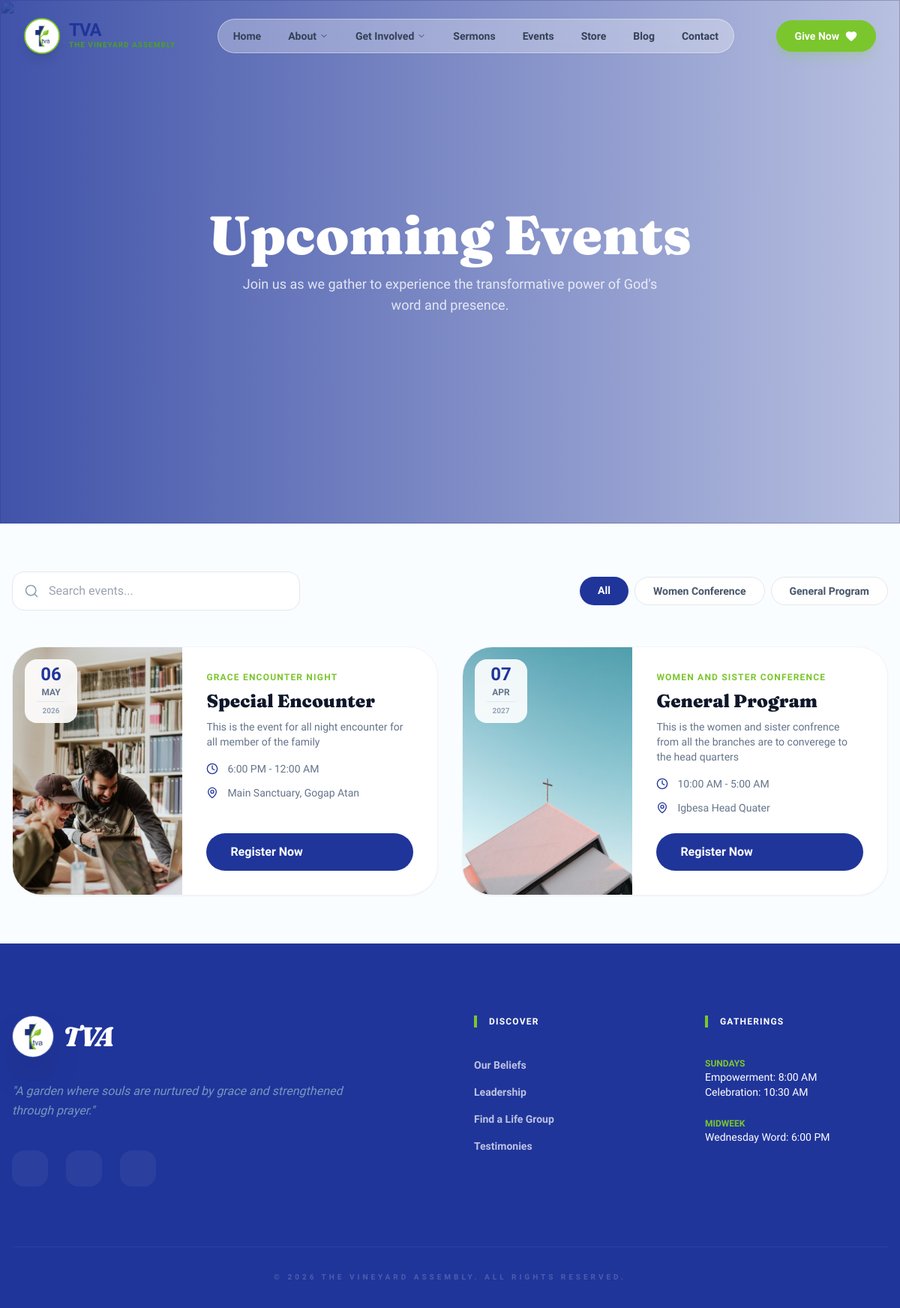
Screenshot of /events/ with the database file from the repository.
### events/models.py (models this page shows, shortened)
class EventCategory(models.Model):
    name = models.CharField(max_length=100)
    class Meta:
        verbose_name_plural = "Event Categories"

class Event(models.Model):
    title = models.CharField(max_length=200)
    category = models.ForeignKey(EventCategory, on_delete=models.SET_NULL, null=True)
    tagline = models.CharField(max_length=100, help_text="e.g., Special Encounter")
    description = CKEditor5Field('Content', config_name='default', help_text="Brief description of the event")
    image = models.ImageField(upload_to='events/')
    date = models.DateField()
    time_start = models.TimeField()
    time_end = models.TimeField()
    location = models.CharField(max_length=255)
    registration_url = models.URLField(blank=True, help_text="Link to external form or internal page")
    button_text = models.CharField(max_length=50, default="Register Now")
    is_active = models.BooleanField(default=True)
    created_at = models.DateTimeField(auto_now_add=True)
    class Meta:
        ordering = ['date', 'time_start']

### events/views.py (the view)
# urls.py: path('events/', event_list, name='events'),
def event_list(request):
    query = request.GET.get('q')
    category_id = request.GET.get('category')
    events = Event.objects.filter(is_active=True)
    categories = EventCategory.objects.all()
    if query:
        events = events.filter(
            Q(title__icontains=query) | Q(description__icontains=query)
        )
    if category_id:
        events = events.filter(category_id=category_id)
    context = {
        'events': events,
        'categories': categories,
        'selected_category': category_id,
    }
    return render(request, 'events.html', context)

### payments/context_processors.py (called while the page is built)
def payment_info(request):
    return {
        'bank_info': BankDetail.objects.filter(is_active=True).first()
    }

### templates/events.html (shortened to what this page needs)
{% extends 'base.html' %}
{% load static %}
{% block content %}
    <header
      class="relative h-[40vh] flex items-center justify-center overflow-hidden"
    >
      <img
        src="https://images.unsplash.com/photo-1511795409834-ef04bbd61622?auto=format&fit=crop&q=80&w=2000"
        class="absolute inset-0 w-full h-full object-cover"
      />
      <div class="absolute inset-0 hero-gradient"></div>
      <div class="relative z-10 text-center px-4">
        <h1 class="text-5xl md:text-7xl font-black text-white serif mb-4">
          Upcoming Events
        </h1>
        <p class="text-white/80 text-lg max-w-xl mx-auto">
          Join us as we gather to experience the transformative power of God's
          word and presence.
        </p>
      </div>
    </header>
    <main class="max-w-7xl mx-auto px-4 py-16">
      <div
        class="flex flex-col md:flex-row gap-4 justify-between items-center mb-12"
      >
        <form method="GET" class="relative w-full md:w-96">
          <i
            data-lucide="search"
            class="absolute left-4 top-1/2 -translate-y-1/2 text-slate-400 w-5 h-5"
          ></i>
          <input
            type="text"
            name="q"
            value="{{ request.GET.q }}"
            placeholder="Search events..."
            class="w-full pl-12 pr-4 py-3 rounded-2xl border border-slate-200 focus:outline-none focus:ring-2 focus:ring-[#20359A]/20 transition-all"
          />
        </form>
        <div class="flex flex-wrap gap-2">
          <a
            href="{% url 'events' %}"
            class="px-6 py-2 rounded-full font-bold text-sm {% if not selected_category %}bg-[#20359A] text-white{% else %}bg-white border text-slate-600{% endif %}"
          >
            All
          </a>
          {% for cat in categories %}
          <a
            href="?category={{ cat.id }}"
            class="px-6 py-2 rounded-full font-bold text-sm {% if selected_category == cat.id|stringformat:'i' %}bg-[#20359A] text-white{% else %}bg-white border text-slate-600 hover:bg-slate-50{% endif %}"
          >
            {{ cat.name }}
          </a>
          {% endfor %}
        </div>
      </div>
      <div class="grid grid-cols-1 md:grid-cols-2 gap-8">
        {% for event in events %}
        <div
          class="group bg-white rounded-[2.5rem] overflow-hidden shadow-sm hover:shadow-2xl transition-all duration-500 border border-slate-100"
        >
          <div class="flex flex-col lg:flex-row h-full">
            <div class="lg:w-2/5 h-64 lg:h-auto relative overflow-hidden">
              <img
                src="{{ event.image.url }}"
                class="w-full h-full object-cover group-hover:scale-110 transition-transform duration-700"
              />
              <div
                class="absolute top-4 left-4 bg-white/90 backdrop-blur-md px-4 py-2 rounded-2xl text-center min-w-[70px]"
              >
                <span
                  class="block text-2xl font-black text-[#20359A] leading-none"
                  >{{ event.date|date:"d" }}</span
                >
                <span
                  class="block text-xs uppercase font-bold text-slate-500 my-1"
                  >{{ event.date|date:"M" }}</span
                >
                <span
                  class="block text-[10px] font-bold text-slate-400 border-t border-slate-200 pt-1"
                  >{{ event.date|date:"Y" }}</span
                >
              </div>
            </div>
            <div class="lg:w-3/5 p-8 flex flex-col justify-between">
              <div>
                <span
                  class="text-[#7BC62D] font-bold text-xs uppercase tracking-widest mb-2 block"
                  >{{ event.tagline }}</span
                >
                <h2 class="text-2xl font-black text-slate-900 mb-2 serif">
                  {{ event.title }}
                </h2>
                <p class="text-slate-500 text-sm mb-4 line-clamp-3">
                  {{ event.description|striptags }}
                </p>
                <div class="space-y-3 mb-6">
                  <div class="flex items-center gap-3 text-slate-500 text-sm">
                    <i data-lucide="clock" class="w-4 h-4 text-[#20359A]"></i>
                    {{ event.time_start|time:"g:i A" }} -
                    {{event.time_end|time:"g:i A" }}
                  </div>
                  <div class="flex items-center gap-3 text-slate-500 text-sm">
                    <i data-lucide="map-pin" class="w-4 h-4 text-[#20359A]"></i>
                    {{ event.location }}
                  </div>
                </div>
              </div>
              <a href="{% url 'register_event' event.id %}"
   class="bg-primary text-white px-8 py-3 rounded-full font-bold hover:bg-secondary hover:text-primary transition-all">
   Register Now
</a>
            </div>
          </div>
        </div>
        {% endfor %}
      </div>
    </main>
{% endblock %}

### static/style.css (style rules this page uses)
:root { --brand-primary: #1F317D; --brand-secondary: #81C225; --brand-accent: #010066; }
body { font-family: 'Plus Jakarta Sans', sans-serif; background-color: #c2f2ff; color: #1a1a1a; overflow-x: hidden; }
.hero-gradient { background: linear-gradient(to right, rgba(32, 53, 154, 0.85), rgba(32, 53, 154, 0.3)); }
.serif { font-family: 'Fraunces', serif; }

### rows the page displays
EventCategory: name "Women Conference"
EventCategory: name "General Program"
Event: image (picture), date "06", date "MAY", date "2026", tagline "GRACE ENCOUNTER NIGHT", title "Special Encounter", description "This is the event for all night encounter for all member of the family", time_start "6:00 PM", time_end "12:00 AM", location "Main Sanctuary, Gogap Atan"
Event: image (picture), date "07", date "APR", date "2027", tagline "WOMEN AND SISTER CONFERENCE", title "General Program", description "This is the women and sister confrence from all the branches are to converege to the head quarters", time_start "10:00 AM", time_end "5:00 AM", location "Igbesa Head Quater"
